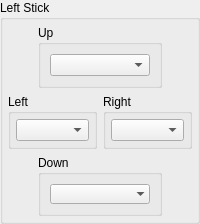
             <widget class="QGroupBox" name="gb_left_stick">
              <property name="minimumSize">
               <size>
                <width>0</width>
                <height>0</height>
               </size>
              </property>
              <property name="title">
               <string>Left Stick</string>
              </property>
              <layout class="QVBoxLayout" name="gb_left_stick_layout">
               <property name="leftMargin">
                <number>5</number>
               </property>
               <property name="topMargin">
                <number>5</number>
               </property>
               <property name="rightMargin">
                <number>5</number>
               </property>
               <property name="bottomMargin">
                <number>5</number>
               </property>
               <item>
                <widget class="QWidget" name="left_stick_up" native="true">
                 <property name="maximumSize">
                  <size>
                   <width>16777215</width>
                   <height>2121</height>
                  </size>
                 </property>
                 <layout class="QHBoxLayout" name="left_stick_up_layout">
                  <property name="leftMargin">
                   <number>0</number>
                  </property>
                  <property name="topMargin">
                   <number>0</number>
                  </property>
                  <property name="rightMargin">
                   <number>0</number>
                  </property>
                  <property name="bottomMargin">
                   <number>0</number>
                  </property>
                  <item>
                   <widget class="QGroupBox" name="gb_left_stick_up">
                    <property name="minimumSize">
                     <size>
                      <width>0</width>
                      <height>0</height>
                     </size>
                    </property>
                    <property name="maximumSize">
                     <size>
                      <width>124</width>
                      <height>16777215</height>
                     </size>
                    </property>
                    <property name="title">
                     <string>Up</string>
                    </property>
                    <layout class="QVBoxLayout" name="verticalLayout_10">
                     <item>
                      <widget class="QComboBox" name="LStickUpBox">
                       <property name="enabled">
                        <bool>true</bool>
                       </property>
                      </widget>
                     </item>
                    </layout>
                   </widget>
                  </item>
                 </layout>
                </widget>
               </item>
               <item>
                <layout class="QHBoxLayout" name="layout_left_stick_left_right">
                 <item>
                  <widget class="QGroupBox" name="gb_left_stick_left">
                   <property name="title">
                    <string>Left</string>
                   </property>
                   <layout class="QVBoxLayout" name="gb_left_stick_left_layout">
                    <property name="leftMargin">
                     <number>5</number>
                    </property>
                    <property name="topMargin">
                     <number>5</number>
                    </property>
                    <property name="rightMargin">
                     <number>5</number>
                    </property>
                    <property name="bottomMargin">
                     <number>5</number>
                    </property>
                    <item>
                     <widget class="QComboBox" name="LStickLeftBox">
                      <property name="enabled">
                       <bool>true</bool>
                      </property>
                     </widget>
                    </item>
                   </layout>
                  </widget>
                 </item>
                 <item>
                  <widget class="QGroupBox" name="gb_left_stick_right">
                   <property name="maximumSize">
                    <size>
                     <width>179</width>
                     <height>16777215</height>
                    </size>
                   </property>
                   <property name="title">
                    <string>Right</string>
                   </property>
                   <layout class="QVBoxLayout" name="gb_left_stick_right_layout">
                    <property name="leftMargin">
                     <number>5</number>
                    </property>
                    <property name="topMargin">
                     <number>5</number>
                    </property>
                    <property name="rightMargin">
                     <number>5</number>
                    </property>
                    <property name="bottomMargin">
                     <number>5</number>
                    </property>
                    <item>
                     <widget class="QComboBox" name="LStickRightBox">
                      <property name="enabled">
                       <bool>true</bool>
                      </property>
                     </widget>
                    </item>
                   </layout>
                  </widget>
                 </item>
                </layout>
               </item>
               <item>
                <widget class="QWidget" name="left_stick_down" native="true">
                 <layout class="QHBoxLayout" name="left_stick_down_layout">
                  <property name="leftMargin">
                   <number>0</number>
                  </property>
                  <property name="topMargin">
                   <number>0</number>
                  </property>
                  <property name="rightMargin">
                   <number>0</number>
                  </property>
                  <property name="bottomMargin">
                   <number>0</number>
                  </property>
                  <item>
                   <widget class="QGroupBox" name="gb_left_stick_down">
                    <property name="minimumSize">
                     <size>
                      <width>124</width>
                      <height>0</height>
                     </size>
                    </property>
                    <property name="maximumSize">
                     <size>
                      <width>124</width>
                      <height>21212</height>
                     </size>
                    </property>
                    <property name="title">
                     <string>Down</string>
                    </property>
                    <layout class="QVBoxLayout" name="verticalLayout_8">
                     <item>
                      <widget class="QComboBox" name="LStickDownBox">
                       <property name="enabled">
                        <bool>true</bool>
                       </property>
                       <property name="editable">
                        <bool>false</bool>
                       </property>
                       <property name="frame">
                        <bool>false</bool>
                       </property>
                      </widget>
                     </item>
                    </layout>
                   </widget>
                  </item>
                 </layout>
                </widget>
               </item>
              </layout>
             </widget>
